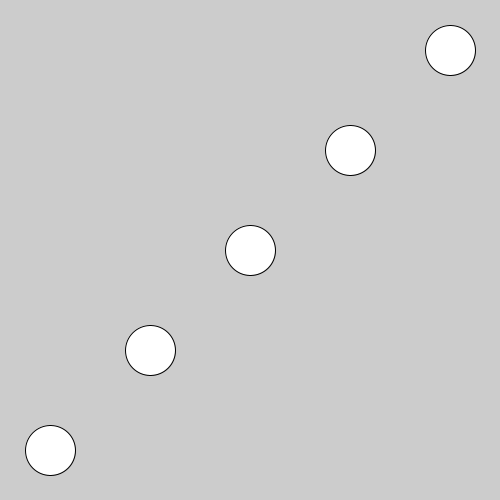
Frame 1 (no input)
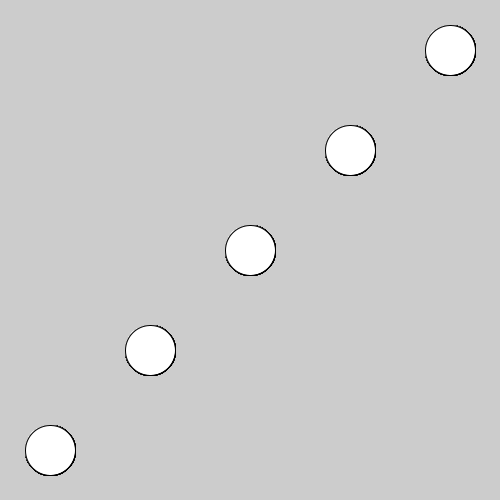
Frame 60 (the mouse pressed at the canvas centre just before this capture)
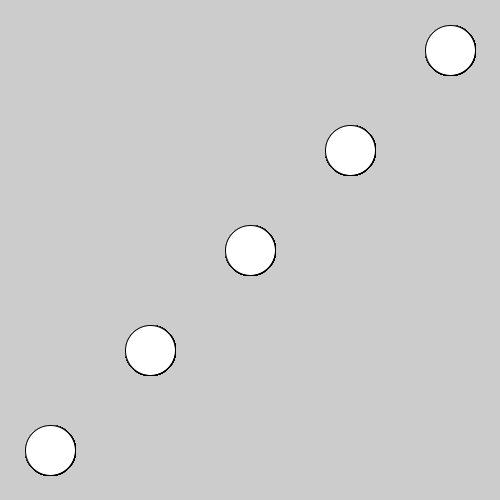
Frame 120 (the mouse held since frame 60 and released just before this capture)

The Processing sketch that drew these frames (run headless with seeded random() and noise(); from frame 60 on, the mouse is pressed at the canvas centre):

// Processing sketch: Exercise1
// ── Exercise1.pde
void setup() {
  size(500,500);
}

void draw() {
  float[][] en = {{450,50},{350,150},{250,250},{150,350},{50,450}};
  for (int d=0; d<en.length; d++) {
    ellipse(en[d][0],en[d][1],50,50);
  }
}
